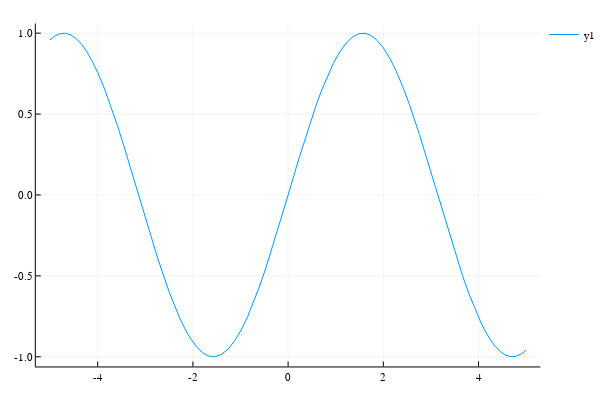

The notebook cell saved with this chart:
### Code cell
plot(sin)

### Figure 1 — Plotly figure (JSON) as saved in the notebook; plotly's stock layout.template omitted (floating-point values rounded to 4 significant figures)
{"data": [{"colorbar": {"title": ""}, "legendgroup": "y1", "line": {"color": "rgba(0, 154, 250, 1.000)", "dash": "solid", "shape": "linear", "width": 1}, "mode": "lines", "name": "y1", "showlegend": true, "type": "scatter", "x": [-5, -4.976, -4.951, -4.927, -4.902, -4.789, -4.677, -4.564, -4.451, -4.338, -4.225, -4.112, -3.999, -3.864, -3.728, -3.592, -3.457, -3.227, -2.998, -2.749, -2.499, -2.385, -2.27, -2.155, -2.04, -1.917, -1.794, -1.671, -1.547, -1.405, -1.262, -1.119, -0.9767, -0.8499, -0.7231, -0.5962, -0.4694, -0.2471, -0.02468, 0.2178, 0.4602, 0.5822, 0.7041, 0.8261, 0.948, 1.083, 1.218, 1.353, 1.487, 1.616, 1.744, 1.872, 2.001, 2.134, 2.267, 2.401, 2.534, 2.759, 2.983, 3.257, 3.532, 3.66, 3.789, 3.918, 4.047, 4.15, 4.254, 4.357, 4.46, 4.563, 4.666, 4.77, 4.873, 4.905, 4.936, 4.968, 5], "xaxis": "x1", "y": [0.9589, 0.9656, 0.9716, 0.9771, 0.982, 0.997, 0.9994, 0.989, 0.966, 0.9307, 0.8836, 0.8252, 0.7564, 0.661, 0.5534, 0.4357, 0.3099, 0.08559, -0.1432, -0.3829, -0.5989, -0.6867, -0.7655, -0.8342, -0.8919, -0.9407, -0.9753, -0.995, -0.9997, -0.9862, -0.9527, -0.8998, -0.8286, -0.7512, -0.6617, -0.5615, -0.4524, -0.2446, -0.02467, 0.2161, 0.4442, 0.5499, 0.6474, 0.7353, 0.8123, 0.8833, 0.9383, 0.9763, 0.9965, 0.999, 0.985, 0.9549, 0.9091, 0.8456, 0.7671, 0.6749, 0.5708, 0.3736, 0.1577, -0.1156, -0.3802, -0.4959, -0.6034, -0.7009, -0.7867, -0.8461, -0.8966, -0.9374, -0.9683, -0.9889, -0.9989, -0.9984, -0.9871, -0.9816, -0.975, -0.9675, -0.9589], "yaxis": "y1", "zmax": null, "zmin": null}], "layout": {"annotations": [], "height": 400, "legend": {"bgcolor": "rgba(255, 255, 255, 1.000)", "bordercolor": "rgba(0, 0, 0, 1.000)", "font": {"color": "rgba(0, 0, 0, 1.000)", "family": "sans-serif", "size": 11}, "tracegroupgap": 0, "x": 1, "y": 1}, "margin": {"b": 20, "l": 0, "r": 0, "t": 20}, "paper_bgcolor": "rgba(255, 255, 255, 1.000)", "plot_bgcolor": "rgba(255, 255, 255, 1.000)", "showlegend": true, "width": 600, "xaxis": {"anchor": "y1", "domain": [0.06582, 0.9934], "gridcolor": "rgba(0, 0, 0, 0.100)", "gridwidth": 0.5, "linecolor": "rgba(0, 0, 0, 1.000)", "mirror": false, "range": [-5.3, 5.3], "showgrid": true, "showline": true, "showticklabels": true, "tickangle": 0, "tickcolor": "rgb(0, 0, 0)", "tickfont": {"color": "rgba(0, 0, 0, 1.000)", "family": "sans-serif", "size": 11}, "tickmode": "array", "ticks": "inside", "ticktext": ["-4", "-2", "0", "2", "4"], "tickvals": [-4, -2, 0, 2, 4], "title": "", "titlefont": {"color": "rgba(0, 0, 0, 1.000)", "family": "sans-serif", "size": 15}, "type": "-", "visible": true, "zeroline": false, "zerolinecolor": "rgba(0, 0, 0, 1.000)"}, "yaxis": {"anchor": "x1", "domain": [0.03762, 0.9902], "gridcolor": "rgba(0, 0, 0, 0.100)", "gridwidth": 0.5, "linecolor": "rgba(0, 0, 0, 1.000)", "mirror": false, "range": [-1.06, 1.059], "showgrid": true, "showline": true, "showticklabels": true, "tickangle": 0, "tickcolor": "rgb(0, 0, 0)", "tickfont": {"color": "rgba(0, 0, 0, 1.000)", "family": "sans-serif", "size": 11}, "tickmode": "array", "ticks": "inside", "ticktext": ["-1.0", "-0.5", "0.0", "0.5", "1.0"], "tickvals": [-1, -0.5, 0, 0.5, 1], "title": "", "titlefont": {"color": "rgba(0, 0, 0, 1.000)", "family": "sans-serif", "size": 15}, "type": "-", "visible": true, "zeroline": false, "zerolinecolor": "rgba(0, 0, 0, 1.000)"}}}
